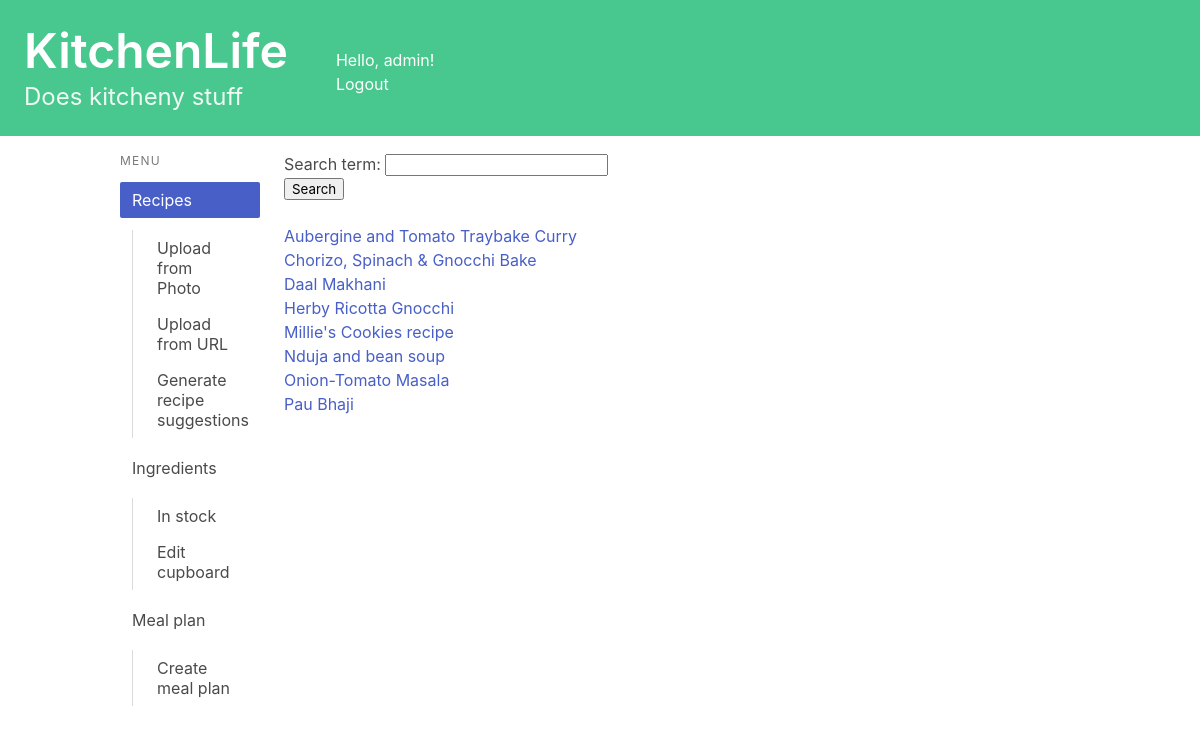
Page /recipes/ (signed in) on the committed database.
### recipes/models.py (models this page shows, shortened)
class Recipe(models.Model):
    name = models.CharField(max_length=200)
    method = models.TextField(max_length=5000, null = True, blank = True)
    ingredients_string = models.TextField(max_length=1000, null = True, blank = True)#Plain text of ingredients
    simplified_ingredients = models.TextField(max_length=1000, null = True, blank = True)#Ingredients data
    book = models.CharField(max_length=200, null = True, blank = True)
    page = models.CharField(max_length=5, null = True, blank = True)
    serves = models.CharField(max_length=5, null = True, blank = True)
    serves_int = models.IntegerField(null = True, blank = True)
    description = models.TextField(max_length=500, null = True, blank = True)
    url = models.URLField(null = True, blank = True)
    jumbled_input = models.TextField(max_length=8000, null = True, blank = True)
    owner = models.ForeignKey(User, on_delete=models.CASCADE, blank=True, null=True)
    from_photo = models.BooleanField(default=False)

### recipes/views.py (the view)
# urls.py: path('', views.index, name='index'),
@login_required
def index(request):
    if request.method == 'POST':
        form = SearchForm(request.POST)
        if form.is_valid():
            filtered_recipe = form.cleaned_data['search_term']
            recipe_list = Recipe.objects.filter(name__contains=filtered_recipe, owner=request.user).order_by("name")
    else:
        form = SearchForm()
        recipe_list = Recipe.objects.filter(owner=request.user).order_by("name")
        if not recipe_list:
            print("hi")
    context = {'recipe_list': recipe_list, 'form': form}
    return render(request, 'recipes/index.html', context)

### recipes/forms.py
class SearchForm(forms.Form):
    search_term = forms.CharField(max_length=50)

### recipes/templatetags/is_active.py (called while the page is built)
@register.simple_tag
def is_active(request, url):
    if reverse(url) == request.path:
        return "is-active"
    return ""

### recipes/templates/recipes/index.html (shortened to what this page needs)
{% extends 'base.html' %}
{% block content %}
<ul>
<form method="post">
     {{ form.as_p }}
    <button type="submit">Search</button>
</form>
<br>
{% if recipe_list %}
    {% for recipe in recipe_list %}
    <li><a href="{% url 'recipes:detail' recipe.id %}">{{ recipe.name }}</a></li>
    {% endfor %}
{% else %}
    <p>No recipes are available.</p>
{% endif %}
</ul>
{% endblock content %}

### kitchenlife/templates/base.html (shortened to what this page needs)
<!DOCTYPE html>
<html lang="en">
{% load is_active %}
<head>
    <link rel="stylesheet"
          href="https://cdn.jsdelivr.net/npm/bulma@0.9.3/css/bulma.min.css">
</head>
<body>
    <a href="{% url 'index' %} ">
        <section class="hero is-small is-success mb-4">
            <div class="columns">
                <div class="column">
                    <div class="hero-body">
                        <h1 class="title is-1">KitchenLife</h1>
                        <p class="subtitle is-4">
                            Does kitcheny stuff
                        </p>
                    </div>
                </div>
                <div class="column">
                    <br><br>
                    Hello, {{ user.username|default:'Guest' }}!
                    <div>
                        {% if user.is_authenticated %}
                            <a href="{% url 'logout' %}">Logout</a>
                        {% else %}
                            <a href="{% url 'login' %}">Login</a>
                        {% endif %}
                    </div>
                </div>
            </div>
        </section>
    </a>
    <div class="container">
        <div class="columns">
            <div class="column is-2">
                <aside class="menu">
                  <p class="menu-label">
                    Menu
                  </p>
                  <ul class="menu-list">
                    <li>
                        <a href="{% url 'recipes:index' %}" class="{% is_active request 'recipes:index' %}">Recipes</a>
                        <ul>
                            <a href="{% url 'recipes:upload_photo' %}" class="{% is_active request 'recipes:upload_photo' %}">Upload from Photo</a>
                            <a href="{% url 'recipes:upload_url' %}" class="{% is_active request 'recipes:upload_url' %}">Upload from URL</a>
                            <a href="{% url 'recipes:generate_recipe_suggestion' %}" class="{% is_active request 'recipes:generate_recipe_suggestion' %}">Generate recipe suggestions</a>
                        </ul>
                        <a  href="{% url 'cupboard:ingredients_index' %}" class="{% is_active request 'cupboard:ingredients_index' %}">Ingredients</a>
                        <ul>
                            <a href="{% url 'cupboard:cupboard_index' %}" class="{% is_active request 'cupboard:cupboard_index' %}">In stock</a>
                            <a href="{% url 'cupboard:edit_cupboard' %}" class="{% is_active request 'cupboard:edit_cupboard' %}">Edit cupboard</a>
                        </ul>
                        <a href="{% url 'mealplan:meal_plan_index' %}" class="{% is_active request 'mealplan:meal_plan_index' %}">Meal plan</a>
                        <ul>
                            <a href="{% url 'mealplan:add_meal_plan' %}" class="{% is_active request 'mealplan:add_meal_plan' %}">Create meal plan</a>
                        </ul>
                    </li>
                  </ul>
                </aside>
            </div>
            <div class="column">
                {% block content %}
                {% endblock content %}
            </div>
        </div>
    </div>
</body>
</html>

### rows in the picture
Recipe: name "Aubergine and Tomato Traybake Curry"
Recipe: name "Chorizo, Spinach & Gnocchi Bake"
Recipe: name "Daal Makhani"
Recipe: name "Herby Ricotta Gnocchi"
Recipe: name "Millie's Cookies recipe"
Recipe: name "Nduja and bean soup"
Recipe: name "Onion-Tomato Masala"
Recipe: name "Pau Bhaji"

### other values in the picture
{{ user.username|default:'Guest' }} "admin"
